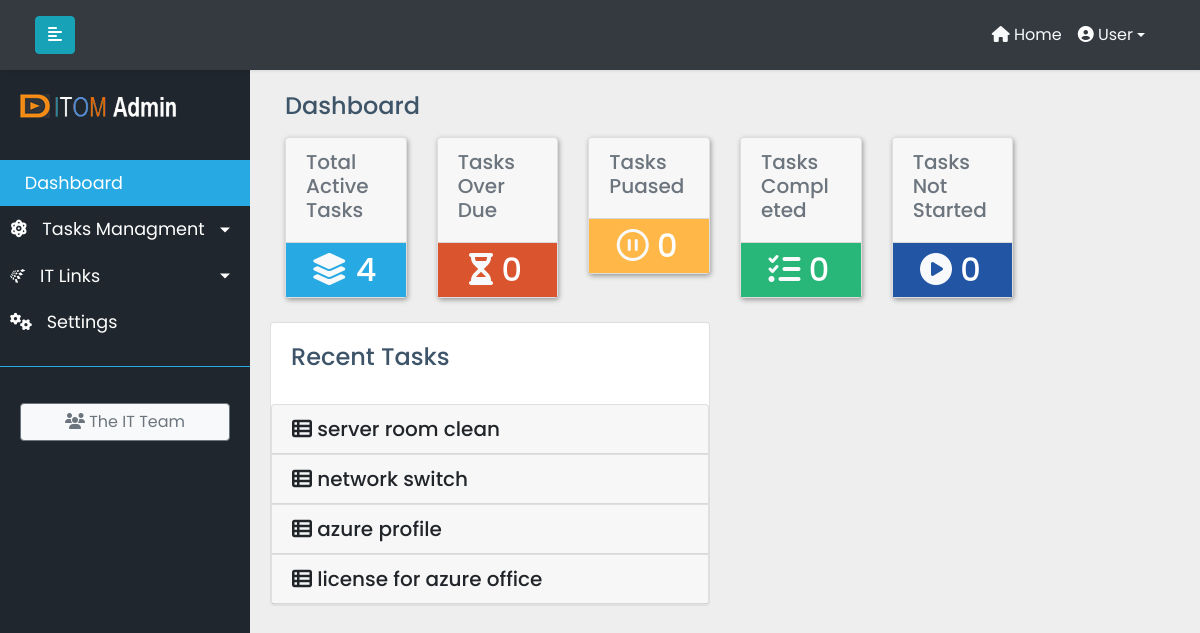
The page / on the database its author committed.
### ittasks/models.py (models this page shows, shortened)
class MainTask(models.Model):
    task_title = models.CharField(max_length=200)
    global_task_info = models.TextField(max_length=500,default=None)
    complete = models.BooleanField(default=False)
    overall_precent_complete = models.PositiveIntegerField(default=0)
    created_at = models.DateTimeField(default=datetime.datetime.now())
    updated_at = models.DateTimeField(default=datetime.datetime.now())
    due_date = models.DateTimeField(default=datetime.datetime.now())
    global_task_assign = models.ForeignKey(UserProfile, on_delete=models.CASCADE, related_name="global_task_assign",default=1)
    TASK_STATUS_CHOICES = [
    ('ST', 'STARTED'),
    ('NS', 'NOT STARTED'),
    ('IP', 'IN PROGRESS'),
    ('PA', 'PAUSED'),
    ('CO', 'COMPLETED'),
]
    task_status = models.CharField(max_length=2,choices=TASK_STATUS_CHOICES,default='NOT STARTED')

### ittasks/views.py (the view)
# urls.py: path('', IndexView.as_view(), name='index'),
class IndexView(TemplateView):
    template_name = 'index.html'
    def get_context_data(self, **kwargs):
        context = super(IndexView, self).get_context_data(**kwargs)
        context['active_tasks'] = MainTask.objects.filter(complete=False).count()
        context['maintask'] = MainTask.objects.all()
        context['due_task'] = MainTask.objects.filter(due_date__day__lte=7, complete=False).count()
        context['task_paused'] = MainTask.objects.filter(task_status='PA', complete=False).count()
        context['task_completed'] = MainTask.objects.filter(task_status='CO', complete=True).count()
        context['task_started'] = MainTask.objects.filter(task_status='NS', complete=True).count()
        context['recent_task'] = MainTask.objects.filter(created_at__gte=datetime.now()-timedelta(days=30), complete=False)
        now = timezone.now()
        context['current_time'] = now
        return context

### ittasks/models.py (called while the page is built)
    def __str__(self):
        return self.email

### ittasks/templates/index.html (shortened to what this page needs)
{% extends 'base.html'%}
{% load staticfiles %}
{% block content %}
<link rel="stylesheet" href="{% static 'css/dashboard.css' %}">
<div class="container-fluid">
<h4 class="page-title mt-5">Dashboard</h4>
<div class="row">
                    <div class="col-md-6 col-lg-2 col-xlg-3 mt-2 mb-4">
                        <div class="card card-hover">
                        <div class="card-header">
                              <h5 class="text-muted">Total Active Tasks</h5>
                            </div>
                            <div class="box bgcyan text-center">
                                <div class="text-center text-secondary">
                                  <h2 class="mr-1 mt-2 mb-2 text-white"><i class="fas fa-layer-group fa-1x text-light"></i> {{ active_tasks }}</h2>
                                </div>
                            </div>
                        </div>
                    </div>
                    <div class="col-md-6 col-lg-2 col-xlg-3 mt-2">
                        <div class="card card-hover">
                        <div class="card-header">
                              <h5 class="text-muted">Tasks Over Due</h5>
                            </div>
                            <div class="box bgdanger text-center">
                                <div class="text-center bgdanger">
                                  <h2 class="mr-1 mt-2 mb-2  text-white"><i class="fas fa-hourglass-half fa-1x text-light"></i> {{ due_task }}</h2>
                                </div>
                            </div>
                        </div>
                    </div>
                    <div class="col-md-6 col-lg-2 col-xlg-3 mt-2">
                        <div class="card card-hover">
                        <div class="card-header">
                            <h5 class="text-muted">Tasks Puased  </h5>
                            </div>
                            <div class="box bgwarning text-center">
                                <h2 class="mr-1 mb-2 mt-2 text-white"> <i class="far fa-pause-circle fa-1x text-light"></i> {{ task_paused }}</h2>
                            </div>
                        </div>
                    </div>
                    <div class="col-md-6 col-lg-2 col-xlg-3 mt-2">
                        <div class="card card-hover">
                        <div class="card-header">
                            <h5 class="text-muted">Tasks Completed</h5>
                            </div>
                            <div class="box bgsuccess text-center">
                                <h2 class="mr-1 mb-2 mt-2 text-white"><i class="fas fa-tasks fa-1x text-light"></i> {{ task_completed }}</h2>
                            </div>
                        </div>
                    </div>
                    <div class="col-md-6 col-lg-2 col-xlg-3 mt-2">
                        <div class="card card-hover">
                               <div class="card-header">
                                <h5 class="text-muted">Tasks Not Started</h5>
                                </div>
                            <div class="box bginfo text-center">
                                <h2 class="mr-1 mt-2 mb-2 text-white"><i class="fas fa-play-circle fa-1x text-light"></i> {{task_started}}</h2>
                            </div>
                        </div>
                    </div>
</div>
</div>
<div class="row" id="dashsecond">
        <div class="col-lg-6">
       <div class="card">
         <div class="card-body">
             <h4 class="page-title card-title">Recent Tasks</h4>
         </div>
         <div class="comment-widgets scrollable">
      <div class="accordion" id="accordionExample">
    {% if recent_task %}
    {% for rtasks in recent_task %}
         <div class="card m-b-0">
             <div class="card-header" id="heading-{{ rtasks.id }}">
               <h5 class="mb-0">
                 <a class="artasks" data-toggle="collapse" data-target="#collapse-{{ rtasks.id }}" aria-expanded="true" aria-controls="collapse-{{ rtasks.id }}">
                     <i class="m-r-5 fas fa-th-list" aria-hidden="true"></i>
                     <span>{{rtasks.task_title}}</span>
                 </a>
               </h5>
             </div>
         </div>
        {% endfor %}
          {% endif %}
         </div>
     </div>
         </div>
     </div>
   </div>
   </div>
{% endblock content %}

### static/css/base.css (style rules this page uses)
body { font-family: 'Poppins', sans-serif; background: #eeeeee; }
a, a:hover, a:focus { color: inherit; text-decoration: none; transition: all 0.3s; }
i, span { display: inline-block; }
#sidebar ul li.active>a, a[aria-expanded="true"] { color: #fff; background: #27A9E3; }
a[data-toggle="collapse"] { position: relative; }

### static/css/dashboard.css (style rules this page uses)
.page-title { color: #3E5569; }
.bgcyan { background-color: #27a9e3; }
.bgdanger { background-color: #da542e; }
.bgwarning { background-color: #ffb848; }
.bgsuccess { background-color: #28b779; }
.bginfo { background-color: #2255a4; }
.card-hover { box-shadow: 1px 2px 5px #999; transition: all .4s; }
#dashsecond a.artasks { background-color: #F7F7F7; }

### rows shown on the page
MainTask: task_title "server room clean"
MainTask: task_title "network switch"
MainTask: task_title "azure profile"
MainTask: task_title "license for azure office"

### other values the page prints
{{ active_tasks }} "4"
{{ due_task }} "0"
{{ task_paused }} "0"
{{ task_completed }} "0"
{{ task_started }} "0"
